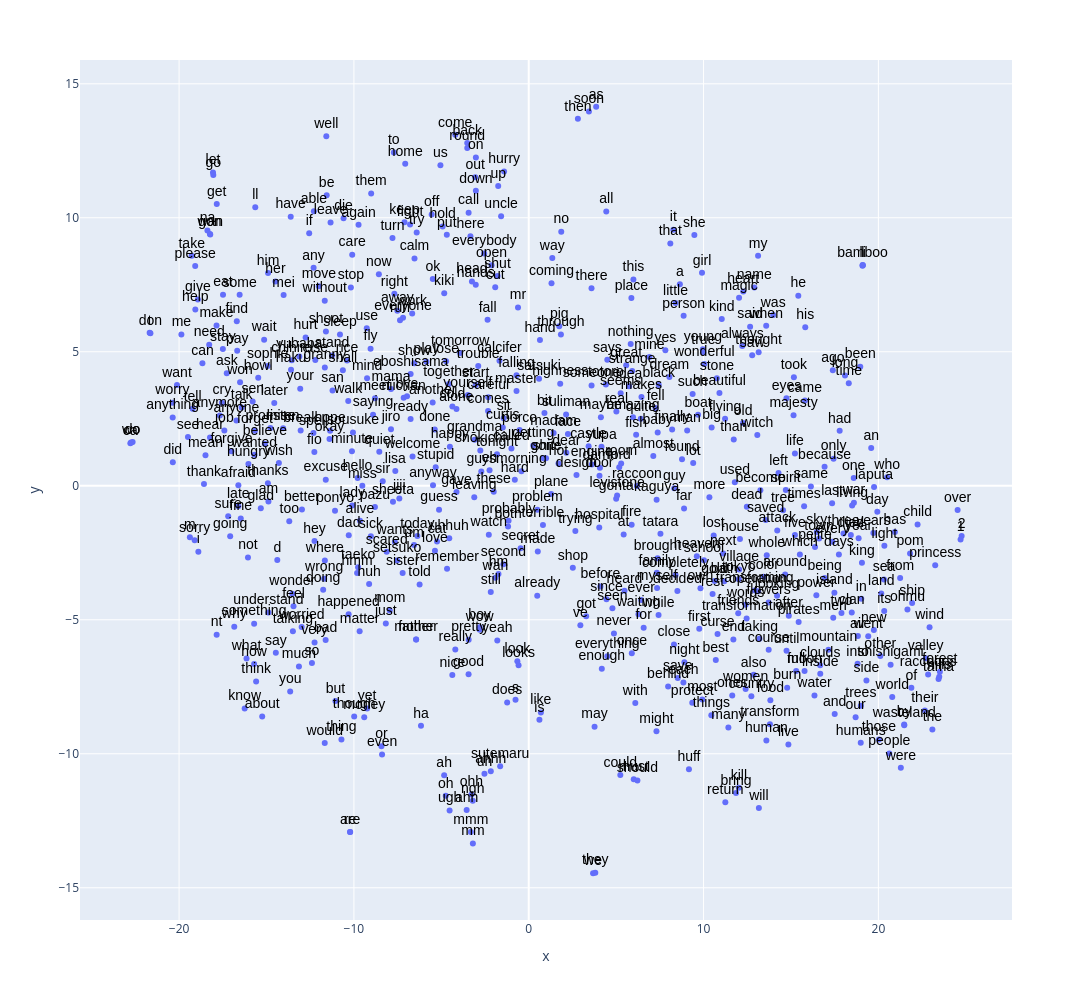

This figure's notebook cell:
### Code cell
px.scatter(TSNE.reset_index(), 'x', 'y', 
        text='term_str', 
        hover_name='term_str',  
        height=1000,
        width=1200)\
    .update_traces(
        mode='markers+text', 
        textfont=dict(color='black', size=14, family='Arial'),
        textposition='top center')

### Figure 1 — Plotly figure (JSON) as saved in the notebook; plotly's stock layout.template omitted (floating-point values rounded to 4 significant figures; data arrays with more than 128 entries replaced by an {"elided": "..."} marker saying what was removed)
{"data": [{"hovertemplate": "<b>%{hovertext}</b><br><br>x=%{x}<br>y=%{y}<br>term_str=%{text}<extra></extra>", "hovertext": {"elided": "577 str values"}, "legendgroup": "", "marker": {"color": "#636efa", "symbol": "circle"}, "mode": "markers+text", "name": "", "orientation": "v", "showlegend": false, "text": {"elided": "577 str values"}, "textfont": {"color": "black", "family": "Arial", "size": 14}, "textposition": "top center", "type": "scatter", "x": {"elided": "577 float values"}, "xaxis": "x", "y": {"elided": "577 float values"}, "yaxis": "y"}], "layout": {"height": 1000, "legend": {"tracegroupgap": 0}, "margin": {"t": 60}, "width": 1200, "xaxis": {"anchor": "y", "domain": [0, 1], "title": {"text": "x"}}, "yaxis": {"anchor": "x", "domain": [0, 1], "title": {"text": "y"}}}}
